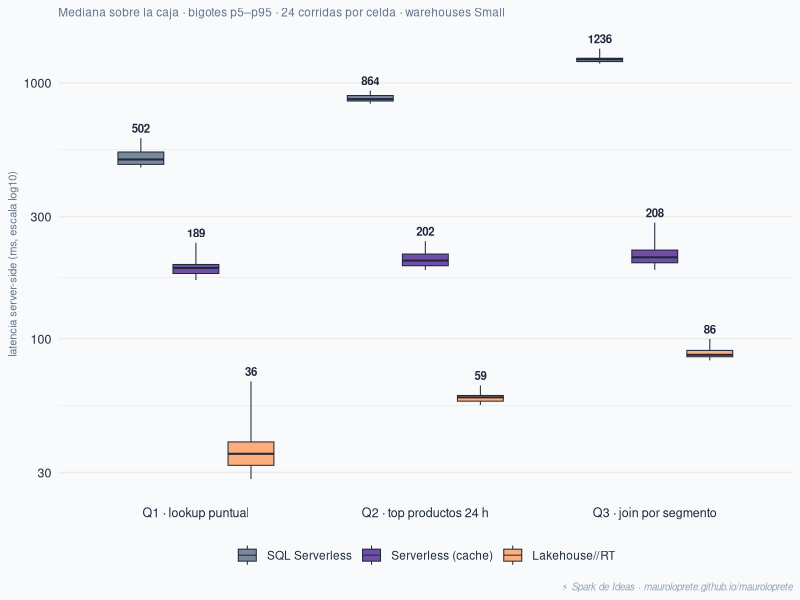
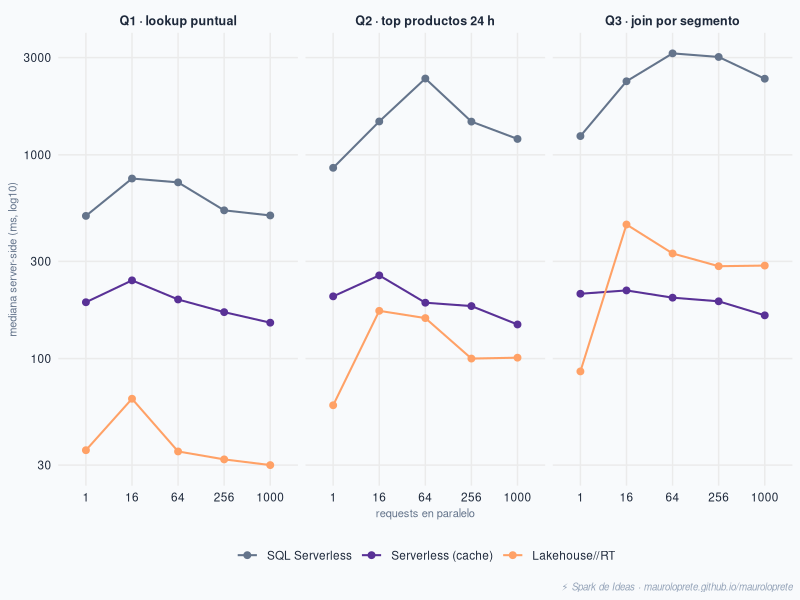

Recreate these plots in R, in order.
## ---- chunk 1
#| echo: false
#| warning: false
#| fig-width: 9
#| fig-height: 4.4
#| fig-align: center
library(ggplot2)

navy <- "#1e293b"; orange <- "#FFA166"; purple <- "#593196"
gray <- "#64748b"; bg <- "#f8fafc"; gris_claro <- "#94a3b8"
caption <- "⚡ Spark de Ideas · mauroloprete.github.io/mauroloprete"

# Cuantiles reales de la corrida del 24/10/2026 (24 corridas por celda, conc = 1)
d <- read.table(header = TRUE, text = "
serie query q05 q25 q50 q75 q95
SQL_Serverless Q1 467.0 480.0 501.5 536.5 607.3
SQL_Serverless Q2 828.8 848.8 863.5 891.8 932.0
SQL_Serverless Q3 1189.0 1210.5 1236.0 1247.2 1358.8
Serverless_(cache) Q1 169.6 179.8 189.0 195.0 237.0
Serverless_(cache) Q2 185.6 192.8 202.0 214.2 240.6
Serverless_(cache) Q3 185.9 198.0 208.0 222.0 284.4
Lakehouse//RT Q1 28.3 32.0 35.5 39.5 68.1
Lakehouse//RT Q2 55.1 57.0 59.0 60.0 65.7
Lakehouse//RT Q3 82.3 85.0 86.5 90.0 99.7
")
d$serie <- gsub("_", " ", d$serie)
# Series en orden descendente por mediana (serverless > cache > RT)
d$serie <- factor(d$serie, levels = c("SQL Serverless", "Serverless (cache)", "Lakehouse//RT"))
d$query <- factor(d$query, labels = c("Q1 · lookup puntual", "Q2 · top productos 24 h", "Q3 · join por segmento"))
colores <- c("SQL Serverless" = gray, "Serverless (cache)" = purple, "Lakehouse//RT" = orange)

ggplot(d, aes(x = query, fill = serie)) +
  geom_boxplot(
    aes(ymin = q05, lower = q25, middle = q50, upper = q75, ymax = q95),
    stat = "identity", position = position_dodge(width = 0.72),
    width = 0.6, color = navy, linewidth = 0.35, alpha = 0.85
  ) +
  geom_text(
    aes(y = q95, label = round(q50), group = serie),
    position = position_dodge(width = 0.72),
    vjust = -0.6, size = 2.9, color = navy, fontface = "bold"
  ) +
  scale_fill_manual(values = colores, name = NULL) +
  scale_y_log10(breaks = c(30, 100, 300, 1000), labels = c("30", "100", "300", "1000")) +
  labs(
    x = NULL,
    y = "latencia server-side (ms, escala log10)",
    subtitle = "Mediana sobre la caja · bigotes p5–p95 · 24 corridas por celda · warehouses Small",
    caption = caption
  ) +
  theme_minimal(base_size = 11) +
  theme(
    plot.background = element_rect(fill = bg, color = NA),
    panel.background = element_rect(fill = bg, color = NA),
    panel.grid.major.x = element_blank(),
    plot.subtitle = element_text(color = gray, size = 8.5),
    axis.text = element_text(color = navy, size = 9),
    axis.title = element_text(color = gray, size = 8),
    legend.position = "bottom",
    legend.text = element_text(color = navy, size = 8.5),
    plot.caption = element_text(color = gris_claro, size = 7, hjust = 1, face = "italic")
  )
## ---- chunk 2
#| echo: false
#| warning: false
#| fig-width: 9
#| fig-height: 3.8
#| fig-align: center
# Medianas server-side reales por nivel de concurrencia (corrida del 24/10/2026)
m <- read.table(header = TRUE, text = "
query serie conc p50
Q1 Lakehouse//RT 1 35.5
Q1 Lakehouse//RT 16 63.5
Q1 Lakehouse//RT 64 35.0
Q1 Lakehouse//RT 256 32.0
Q1 Lakehouse//RT 1000 30.0
Q1 SQL_Serverless 1 501.5
Q1 SQL_Serverless 16 765.0
Q1 SQL_Serverless 64 732.5
Q1 SQL_Serverless 256 534.0
Q1 SQL_Serverless 1000 504.0
Q1 Serverless_(cache) 1 189.0
Q1 Serverless_(cache) 16 242.0
Q1 Serverless_(cache) 64 195.0
Q1 Serverless_(cache) 256 169.0
Q1 Serverless_(cache) 1000 150.0
Q2 Lakehouse//RT 1 59.0
Q2 Lakehouse//RT 16 171.5
Q2 Lakehouse//RT 64 158.0
Q2 Lakehouse//RT 256 100.0
Q2 Lakehouse//RT 1000 101.0
Q2 SQL_Serverless 1 863.5
Q2 SQL_Serverless 16 1458.0
Q2 SQL_Serverless 64 2368.5
Q2 SQL_Serverless 256 1455.5
Q2 SQL_Serverless 1000 1196.5
Q2 Serverless_(cache) 1 202.0
Q2 Serverless_(cache) 16 256.0
Q2 Serverless_(cache) 64 188.0
Q2 Serverless_(cache) 256 181.0
Q2 Serverless_(cache) 1000 147.0
Q3 Lakehouse//RT 1 86.5
Q3 Lakehouse//RT 16 455.0
Q3 Lakehouse//RT 64 328.0
Q3 Lakehouse//RT 256 284.0
Q3 Lakehouse//RT 1000 286.0
Q3 SQL_Serverless 1 1236.0
Q3 SQL_Serverless 16 2296.0
Q3 SQL_Serverless 64 3147.5
Q3 SQL_Serverless 256 3022.5
Q3 SQL_Serverless 1000 2363.5
Q3 Serverless_(cache) 1 208.0
Q3 Serverless_(cache) 16 216.0
Q3 Serverless_(cache) 64 199.0
Q3 Serverless_(cache) 256 191.0
Q3 Serverless_(cache) 1000 163.0
")
m$serie <- gsub("_", " ", m$serie)
m$serie <- factor(m$serie, levels = c("SQL Serverless", "Serverless (cache)", "Lakehouse//RT"))
m$query <- factor(m$query, labels = c("Q1 · lookup puntual", "Q2 · top productos 24 h", "Q3 · join por segmento"))
m$conc <- factor(m$conc, levels = c(1, 16, 64, 256, 1000))

ggplot(m, aes(x = conc, y = p50, color = serie, group = serie)) +
  geom_line(linewidth = 0.7) +
  geom_point(size = 2) +
  facet_wrap(~query, nrow = 1) +
  scale_color_manual(values = colores, name = NULL) +
  scale_y_log10(breaks = c(30, 100, 300, 1000, 3000), labels = c("30", "100", "300", "1000", "3000")) +
  labs(
    x = "requests en paralelo",
    y = "mediana server-side (ms, log10)",
    caption = caption
  ) +
  theme_minimal(base_size = 11) +
  theme(
    plot.background = element_rect(fill = bg, color = NA),
    panel.background = element_rect(fill = bg, color = NA),
    panel.grid.minor = element_blank(),
    strip.text = element_text(color = navy, size = 9, face = "bold"),
    axis.text = element_text(color = navy, size = 8.5),
    axis.title = element_text(color = gray, size = 8),
    legend.position = "bottom",
    legend.text = element_text(color = navy, size = 8.5),
    plot.caption = element_text(color = gris_claro, size = 7, hjust = 1, face = "italic")
  )
